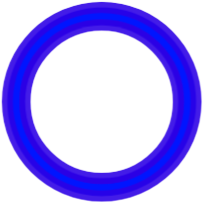
#> input picture Assets/nonselectedplayer2-removebg.png, 203 x 202 px
$ python 'test player class.py'
#> lines starting #> are read from the running program, lines starting #| are printed output that depends on the picture
### Field_Objects.py
import numpy as np
from PIL import Image, ImageTk


# This is the class that will store all the information for the sprites on screen

class FieldObjects:

    # Enter a file path and the x and y position of the object. x and y are ints
    def __init__(self, image_path, x, y, ):

        # Here we set the position of the object on the screen
#> called with image_path = 'Assets/nonselectedplayer2-removebg.png', x = 0, y = 0
        self.centre = np.array([0, 0])
        self.centre[0] = x
        self.centre[1] = y

        # Here we create the image, rize it and turn it into an object the TKinter canvas can use
        self.sprite_image = Image.open(image_path)
#> self.sprite_image is the input picture: PIL image 203x202 RGBA; mean R, G, B, A 24.2, 14.1, 98.1, 97.7
        self.sprite_image = self.sprite_image.resize((50, 50), Image.LANCZOS)
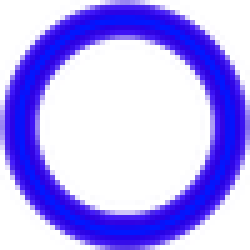
#> self.sprite_image: PIL image 50x50 RGBA (shown 5 times larger); mean R, G, B, A 33.5, 21.1, 124.3, 97.8; transparent parts drawn white
        self.sprite_image_object = ImageTk.PhotoImage(self.sprite_image)

    # This changes the positions of the sprite. enter x and y as ints
    def change_position(self, x, y):
        self.centre = np.array([x, y])

    # This changes the sprites image
    # [4 lines left out: function change_sprite_image, not called in this run]

    # This gets the sprite image stored as the ImageTK for the TKinter canvas
    def get_sprite_image(self):
        return self.sprite_image_object

    # Returns the x value of the sprite
    def x(self):
        return self.centre[0]

    # Returns the y value of the sprite
    def y(self):
        return self.centre[1]

    # Returns the x and y position in a Numpy Array
    def print_centre(self):
        print(self.centre)


# This is a subclass of Field Objects to store Player objects
class Player(FieldObjects):

    # Enter a file path and the x and y position of the object. x and y are ints
    def __init__(self, image_path, x, y, distance_to_ball=0):
        super().__init__(image_path, x, y)

        # creates a variable to store the Player's distance to the ball
        self.distance_to_ball = distance_to_ball

    # This sets the Player's distance to the ball to some value
    def set_distance_to_ball(self, distance_to_ball):
        self.distance_to_ball = distance_to_ball

    def get_distance_to_ball(self):
        return self.distance_to_ball


# This is a subclass of Field Objects to Ball objects
class Ball(FieldObjects):

    # Enter a file path and the x and y position of the object. x and y are ints
    # [22 lines left out: functions __init__, find_closest_player, not called in this run]

### Team.py
import numpy as np
from Field_Objects import *


class Team:

    def __init__(self):
        self.score = 0
        self.team = np.array([])


    def add_player(self, player):
        self.team = np.append(self.team, player)

    def update_team_position(self, new_team_positions):

        for player in range(len(self.team)):
            self.team[player].change_position(new_team_positions[player][0], new_team_positions[player][1])

    def update_score(self):
        self.score += 1

### test player class.py
from Field_Objects import *

from Team import *
import os


player_file = "nonselectedplayer2-removebg.png"

field_file = "Soccer_Field_HD-downsized.png"

folder = "Assets"

cwd = os.getcwd()

path_to_player_file = os.path.join(cwd, folder, player_file)
path_to_field_file = os.path.join(cwd,folder,field_file)


player = Player(path_to_player_file,0,0)

team = Team()

team.add_player(player)
print(player.x())
print(team.team[0].x())

team.update_team_position([[1,1]])
print(team.team[0].x())
